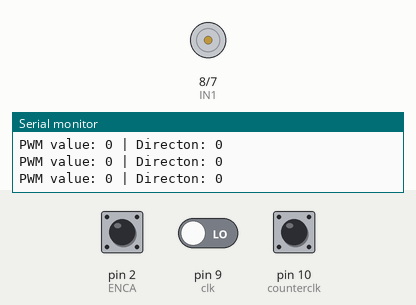
The sketch below on a simulated Arduino Uno, built with avr-gcc and run on an emulated ATmega328P. Parts: motor-driver pin pairs drawn as motors (green arrow = first pin HIGH = forward, orange = second pin HIGH = backward, longer = more drive, scaled by the enable pin), the last lines printed to the serial monitor. Inputs (shaded band) come from the test bench; at power-on: pin 9 (clk) LOW, pin 10 (counterclk) LOW, pin 2 (ENCA) HIGH.

Above: at 1.2 s.
1.3 s: pin 9 (clk) driven HIGH
At 2.0 s:
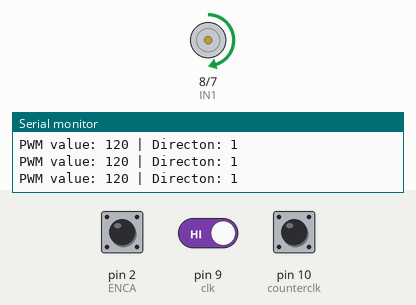
2.8 s: pin 10 (counterclk) driven HIGH
At 3.1 s:
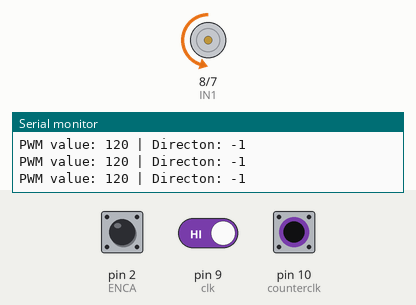
4.3 s: pin 10 (counterclk) driven LOW
At 4.8 s:
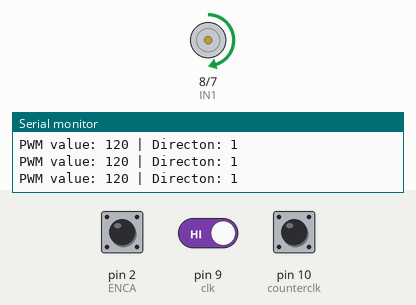
7.3 s: pin 10 (counterclk) pulsed HIGH 2 times (0.12 s each, 0.3 s apart)
At 7.53 s:
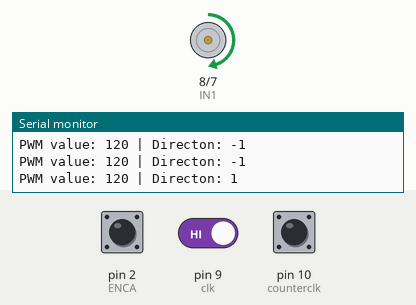
10.9 s: pin 9 (clk) driven LOW and pin 10 (counterclk) driven HIGH
At 11.9 s:
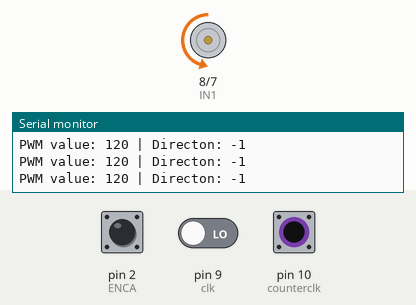
Timing chart, 0 to 13.9 s (numbered marks = the images above; inputs shaded):
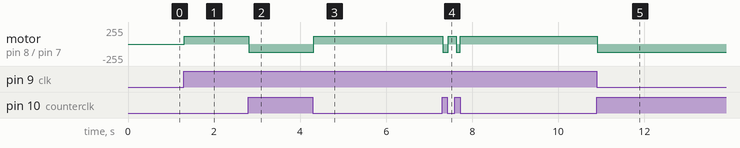

Measured:
- after the input at 1.3 s, motor on pin 8 (IN1) / pin 7 (IN2): stopped → forward 120/255 at once
- after the input at 2.8 s, motor on pin 8 (IN1) / pin 7 (IN2): forward 120/255 → backward 120/255 at once
- after the input at 4.3 s, motor on pin 8 (IN1) / pin 7 (IN2): backward 120/255 → forward 120/255 at once
- after the input at 7.3 s, motor on pin 8 (IN1) / pin 7 (IN2): alternates forward 120/255 for 0.19 s and backward 120/255 for 0.11 s, 4 changes in all, then stays forward 120/255, starting at once
- after the input at 10.9 s, motor on pin 8 (IN1) / pin 7 (IN2): forward 120/255 → backward 120/255 at once

The sketch:

L3.2.1.ino
```cpp
#include <util/atomic.h> // For the ATOMIC_BLOCK macro

#define ENCA 2 // YELLOW
#define ENCB 3 // WHITE
#define PWM 5
#define IN2 7
#define IN1 8

#define clk 9
#define counterclk 10

int pwmVal, pwm, pwr, dir;

volatile int posi = 0; // specify posi as volatile: https://www.arduino.cc/reference/en/language/variables/variable-scope-qualifiers/volatile/


bool clkbutt = false;
bool cclkbutt = false;

void setup() {
  Serial.begin(9600);
  pinMode(ENCA,INPUT);
  pinMode(ENCB,INPUT);
  attachInterrupt(digitalPinToInterrupt(ENCA),readEncoder,RISING);

  pinMode(PWM,OUTPUT);
  pinMode(IN1,OUTPUT);
  pinMode(IN2,OUTPUT);

  pinMode(clk, INPUT);
  pinMode(counterclk, INPUT);

  Serial.println("Task2 L298N control DC motor");

}

void loop() {

  // Read the position in an atomic block to avoid a potential
  // misread if the interrupt coincides with this code running
  // see: https://www.arduino.cc/reference/en/language/variables/variable-scope-qualifiers/volatile/
  int pos = 0;
  ATOMIC_BLOCK(ATOMIC_RESTORESTATE) {
    pos = posi;
  }

  //pwmVal = 0; // sample pwm value to move the motor

  /*
   * Probably you want add a button reading here and update
   * pwm value
   */
   clkbutt = digitalRead(clk);
   cclkbutt = digitalRead(counterclk);
   if (clkbutt){
    pwmVal = 120;
   }

   if (cclkbutt){
    pwmVal = -120;
   }

  if(pwmVal>0)
  {
    dir = 1;
  }
  else if (pwmVal <0)
  {
    dir = -1;
  }
  pwr =fabs(pwmVal);
  // signal the motor
  setMotor(dir,pwr,PWM,IN1,IN2);

  Serial.print("PWM value: ");
  Serial.print(pwr);
  Serial.print(" | Directon: ");
  Serial.print(dir);
  Serial.println();
}

/*
 * Probably your function to read buttons and assign pwm values
 */

void setMotor(int dir, int pwmVal, int pwm, int in1, int in2){
  analogWrite(pwm,pwmVal);
  if(dir == 1){
    digitalWrite(in1,HIGH);
    digitalWrite(in2,LOW);
  }
  else if(dir == -1){
    digitalWrite(in1,LOW);
    digitalWrite(in2,HIGH);
  }
  else{
    digitalWrite(in1,LOW);
    digitalWrite(in2,LOW);
  }
}

void readEncoder(){
  int b = digitalRead(ENCB);
  if(b > 0){
    posi++;
  }
  else{
    posi--;
  }
}
```
